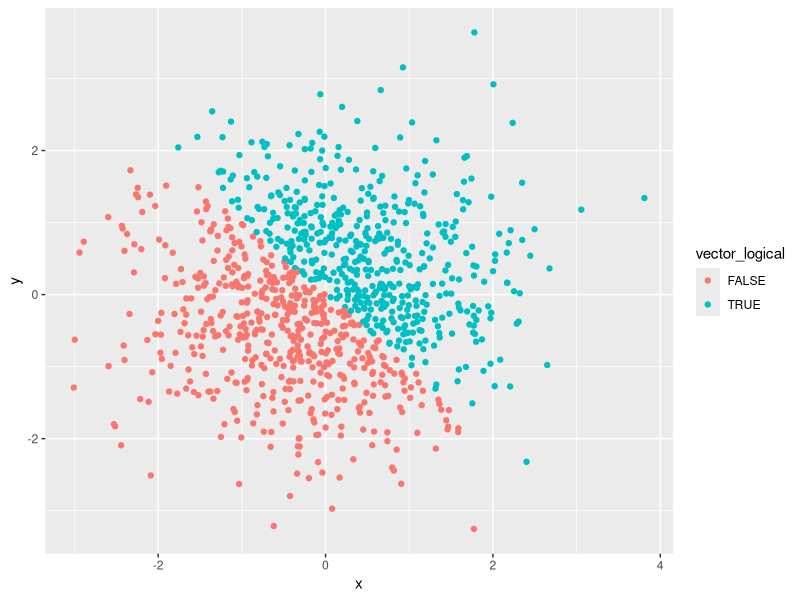
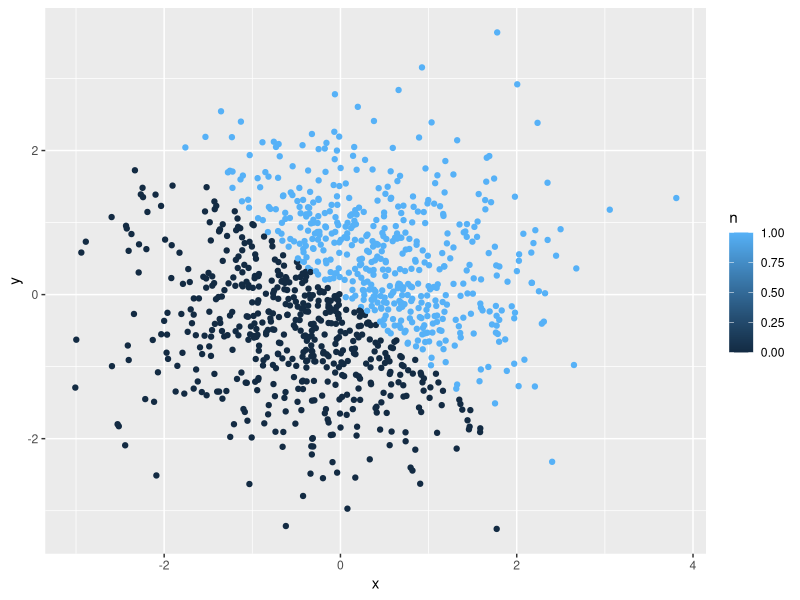
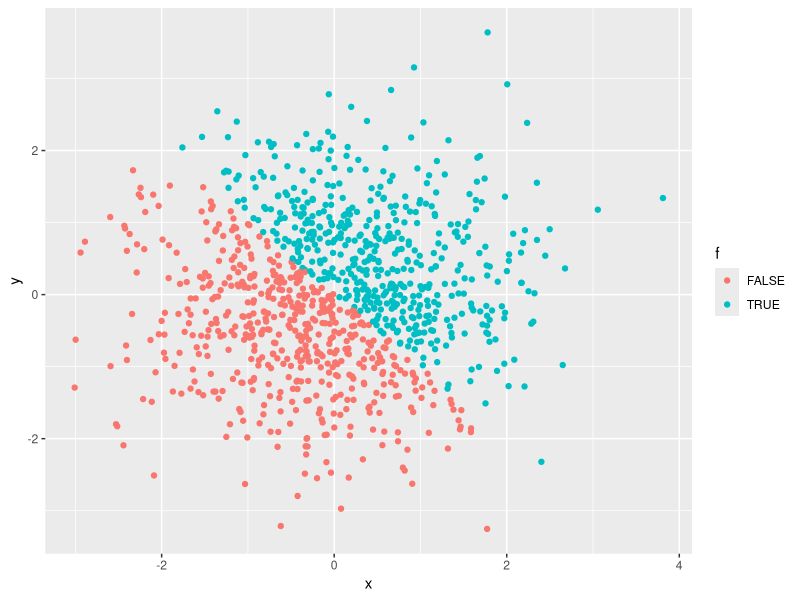
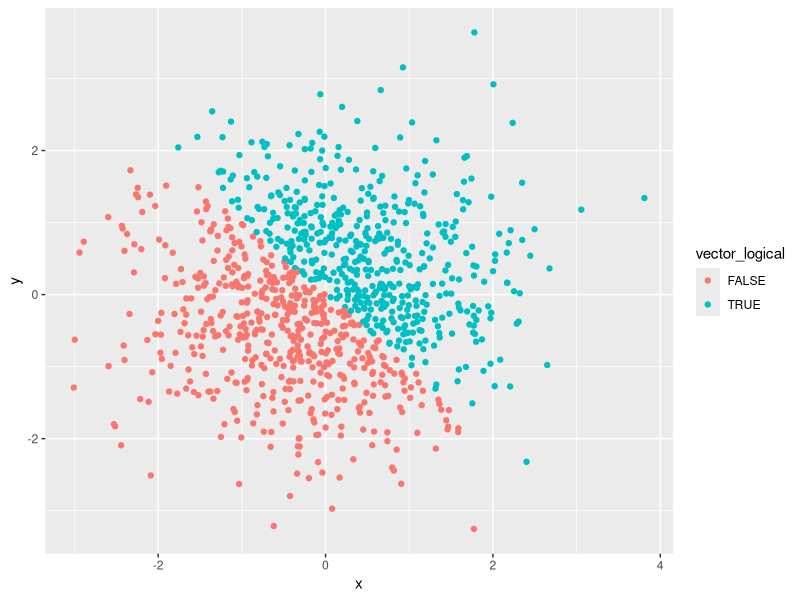

The R source for these figures, in order:
## ---- chunk 1
knitr::opts_chunk$set(echo = TRUE)
## ---- chunk 2
library(tidyverse)
problem1_df = tibble (
# random sample of size 10 from unifom distrubution [0,5]
sample_random = runif(10, min = 0, max = 5),
# whether the elements from the sample > 2 
logical_vector = sample_random > 2,
# create a character vector length of 10
character = c("a", "b", "c", "d", "e", "f", "g", "h", "i", "j"),
# create a factor vector lenght of 10
me.vector = c("a", "b", "c", "d", "e", "f", "g", "h", "i", "j"),
factor.me.vector = factor(me.vector),
)
# take the mean of the variable 
mean(problem1_df$sample_random)
#take the mean of logical vector 
mean(problem1_df$logical_vector)
# can not determine the mean because character vector is not numcerial or logical
mean(problem1_df$character)
# cannot take the mean of factor vector because it is not numerical or logical 
mean(problem1_df$me.vector)
## ---- chunk 3
# convert logical variables to numeric 
as.numeric(problem1_df$logical_vector)
# convert character variables to numeric 
as.numeric(problem1_df$character)
# convert factor variables to numberic 
as.numeric(problem1_df$me.vector)
## ---- chunk 4
# conver character to factor to numeric is successful 
character_factor_numeric = as.factor(problem1_df$character)
as.numeric(character_factor_numeric)
# convert factor to character is successful but character to numeric is not successful 
factor_character = as.character(problem1_df$me.vector)
as.numeric(factor_character)
## ---- chunk 5
#from the environment, the size of plot_df is 1000, the mean of x is - 0.01164814 the median of x is -0.03532423, 49% of the logical vector is true 
set.seed(1)
library(tidyverse)
plot_df = tibble(
  x = rnorm(1000, mean = 0, sd = 1),
  y = rnorm(1000, mean = 0, sd = 1),
  vector_logical = c(x + y > 0),
  typeof(vector_logical),
  median(x),
  mean(x),
  n = as.numeric(vector_logical),
  f = as.factor(vector_logical)
) 
  
ggplot(plot_df, aes(x = x, y = y, color = vector_logical )) + geom_point()
ggsave("plot_df.pdf")
ggplot(plot_df, aes(x = x, y = y, col = n )) + geom_point()
ggplot(plot_df, aes(x = x, y = y, col = f )) + geom_point()

